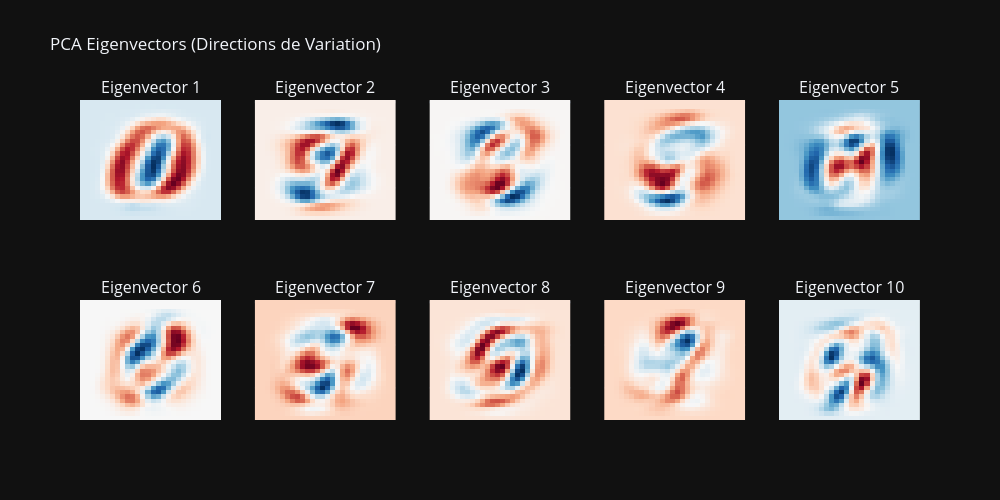

Here is the notebook cell this chart was saved with:
### Markdown cell above
## 5. Visualisation : les eigenvectors (composantes) comme images

Même logique que les centroïdes de K-means : chaque composante est un vecteur de 784 valeurs, reshape en (28, 28).

### Code cell
# Affichage des 10 premiers eigenvectors sous forme de grille
fig = make_subplots(
    rows=2, cols=5,
    subplot_titles=[f"Eigenvector {i+1}" for i in range(10)]
)

for i in range(10):
    row = i // 5 + 1
    col = i % 5 + 1
    # model.components possède la forme (n_features, n_components)
    comp_img = model.components[:, i].reshape(28, 28)
    
    # Utilisation d'une palette divergente 'RdBu' pour mettre en évidence les zones positives et négatives
    fig.add_trace(
        go.Heatmap(z=comp_img, colorscale="RdBu", showscale=False),
        row=row, col=col
    )

fig.update_layout(
    height=500, width=1000,
    title_text="PCA Eigenvectors (Directions de Variation)",
    template="plotly_dark"
)

for i in range(1, 11):
    fig.update_yaxes(autorange="reversed", showticklabels=False, row=(i-1)//5+1, col=(i-1)%5+1)
    fig.update_xaxes(showticklabels=False, row=(i-1)//5+1, col=(i-1)%5+1)

fig.show()

### Figure 1 — Plotly figure (JSON) as saved in the notebook; plotly's stock layout.template omitted (floating-point values rounded to 4 significant figures; data arrays with more than 128 entries replaced by an {"elided": "..."} marker saying what was removed)
{"data": [{"colorscale": [[0, "rgb(103,0,31)"], [0.1, "rgb(178,24,43)"], [0.2, "rgb(214,96,77)"], [0.3, "rgb(244,165,130)"], [0.4, "rgb(253,219,199)"], [0.5, "rgb(247,247,247)"], [0.6, "rgb(209,229,240)"], [0.7, "rgb(146,197,222)"], [0.8, "rgb(67,147,195)"], [0.9, "rgb(33,102,172)"], [1, "rgb(5,48,97)"]], "showscale": false, "type": "heatmap", "xaxis": "x", "yaxis": "y", "z": {"elided": "28x28 float values"}}, {"colorscale": [[0, "rgb(103,0,31)"], [0.1, "rgb(178,24,43)"], [0.2, "rgb(214,96,77)"], [0.3, "rgb(244,165,130)"], [0.4, "rgb(253,219,199)"], [0.5, "rgb(247,247,247)"], [0.6, "rgb(209,229,240)"], [0.7, "rgb(146,197,222)"], [0.8, "rgb(67,147,195)"], [0.9, "rgb(33,102,172)"], [1, "rgb(5,48,97)"]], "showscale": false, "type": "heatmap", "xaxis": "x2", "yaxis": "y2", "z": {"elided": "28x28 float values"}}, {"colorscale": [[0, "rgb(103,0,31)"], [0.1, "rgb(178,24,43)"], [0.2, "rgb(214,96,77)"], [0.3, "rgb(244,165,130)"], [0.4, "rgb(253,219,199)"], [0.5, "rgb(247,247,247)"], [0.6, "rgb(209,229,240)"], [0.7, "rgb(146,197,222)"], [0.8, "rgb(67,147,195)"], [0.9, "rgb(33,102,172)"], [1, "rgb(5,48,97)"]], "showscale": false, "type": "heatmap", "xaxis": "x3", "yaxis": "y3", "z": {"elided": "28x28 float values"}}, {"colorscale": [[0, "rgb(103,0,31)"], [0.1, "rgb(178,24,43)"], [0.2, "rgb(214,96,77)"], [0.3, "rgb(244,165,130)"], [0.4, "rgb(253,219,199)"], [0.5, "rgb(247,247,247)"], [0.6, "rgb(209,229,240)"], [0.7, "rgb(146,197,222)"], [0.8, "rgb(67,147,195)"], [0.9, "rgb(33,102,172)"], [1, "rgb(5,48,97)"]], "showscale": false, "type": "heatmap", "xaxis": "x4", "yaxis": "y4", "z": {"elided": "28x28 float values"}}, {"colorscale": [[0, "rgb(103,0,31)"], [0.1, "rgb(178,24,43)"], [0.2, "rgb(214,96,77)"], [0.3, "rgb(244,165,130)"], [0.4, "rgb(253,219,199)"], [0.5, "rgb(247,247,247)"], [0.6, "rgb(209,229,240)"], [0.7, "rgb(146,197,222)"], [0.8, "rgb(67,147,195)"], [0.9, "rgb(33,102,172)"], [1, "rgb(5,48,97)"]], "showscale": false, "type": "heatmap", "xaxis": "x5", "yaxis": "y5", "z": {"elided": "28x28 float values"}}, {"colorscale": [[0, "rgb(103,0,31)"], [0.1, "rgb(178,24,43)"], [0.2, "rgb(214,96,77)"], [0.3, "rgb(244,165,130)"], [0.4, "rgb(253,219,199)"], [0.5, "rgb(247,247,247)"], [0.6, "rgb(209,229,240)"], [0.7, "rgb(146,197,222)"], [0.8, "rgb(67,147,195)"], [0.9, "rgb(33,102,172)"], [1, "rgb(5,48,97)"]], "showscale": false, "type": "heatmap", "xaxis": "x6", "yaxis": "y6", "z": {"elided": "28x28 float values"}}, {"colorscale": [[0, "rgb(103,0,31)"], [0.1, "rgb(178,24,43)"], [0.2, "rgb(214,96,77)"], [0.3, "rgb(244,165,130)"], [0.4, "rgb(253,219,199)"], [0.5, "rgb(247,247,247)"], [0.6, "rgb(209,229,240)"], [0.7, "rgb(146,197,222)"], [0.8, "rgb(67,147,195)"], [0.9, "rgb(33,102,172)"], [1, "rgb(5,48,97)"]], "showscale": false, "type": "heatmap", "xaxis": "x7", "yaxis": "y7", "z": {"elided": "28x28 float values"}}, {"colorscale": [[0, "rgb(103,0,31)"], [0.1, "rgb(178,24,43)"], [0.2, "rgb(214,96,77)"], [0.3, "rgb(244,165,130)"], [0.4, "rgb(253,219,199)"], [0.5, "rgb(247,247,247)"], [0.6, "rgb(209,229,240)"], [0.7, "rgb(146,197,222)"], [0.8, "rgb(67,147,195)"], [0.9, "rgb(33,102,172)"], [1, "rgb(5,48,97)"]], "showscale": false, "type": "heatmap", "xaxis": "x8", "yaxis": "y8", "z": {"elided": "28x28 float values"}}, {"colorscale": [[0, "rgb(103,0,31)"], [0.1, "rgb(178,24,43)"], [0.2, "rgb(214,96,77)"], [0.3, "rgb(244,165,130)"], [0.4, "rgb(253,219,199)"], [0.5, "rgb(247,247,247)"], [0.6, "rgb(209,229,240)"], [0.7, "rgb(146,197,222)"], [0.8, "rgb(67,147,195)"], [0.9, "rgb(33,102,172)"], [1, "rgb(5,48,97)"]], "showscale": false, "type": "heatmap", "xaxis": "x9", "yaxis": "y9", "z": {"elided": "28x28 float values"}}, {"colorscale": [[0, "rgb(103,0,31)"], [0.1, "rgb(178,24,43)"], [0.2, "rgb(214,96,77)"], [0.3, "rgb(244,165,130)"], [0.4, "rgb(253,219,199)"], [0.5, "rgb(247,247,247)"], [0.6, "rgb(209,229,240)"], [0.7, "rgb(146,197,222)"], [0.8, "rgb(67,147,195)"], [0.9, "rgb(33,102,172)"], [1, "rgb(5,48,97)"]], "showscale": false, "type": "heatmap", "xaxis": "x10", "yaxis": "y10", "z": {"elided": "28x28 float values"}}], "layout": {"annotations": [{"font": {"size": 16}, "showarrow": false, "text": "Eigenvector 1", "x": 0.084, "xanchor": "center", "xref": "paper", "y": 1, "yanchor": "bottom", "yref": "paper"}, {"font": {"size": 16}, "showarrow": false, "text": "Eigenvector 2", "x": 0.292, "xanchor": "center", "xref": "paper", "y": 1, "yanchor": "bottom", "yref": "paper"}, {"font": {"size": 16}, "showarrow": false, "text": "Eigenvector 3", "x": 0.5, "xanchor": "center", "xref": "paper", "y": 1, "yanchor": "bottom", "yref": "paper"}, {"font": {"size": 16}, "showarrow": false, "text": "Eigenvector 4", "x": 0.708, "xanchor": "center", "xref": "paper", "y": 1, "yanchor": "bottom", "yref": "paper"}, {"font": {"size": 16}, "showarrow": false, "text": "Eigenvector 5", "x": 0.916, "xanchor": "center", "xref": "paper", "y": 1, "yanchor": "bottom", "yref": "paper"}, {"font": {"size": 16}, "showarrow": false, "text": "Eigenvector 6", "x": 0.084, "xanchor": "center", "xref": "paper", "y": 0.375, "yanchor": "bottom", "yref": "paper"}, {"font": {"size": 16}, "showarrow": false, "text": "Eigenvector 7", "x": 0.292, "xanchor": "center", "xref": "paper", "y": 0.375, "yanchor": "bottom", "yref": "paper"}, {"font": {"size": 16}, "showarrow": false, "text": "Eigenvector 8", "x": 0.5, "xanchor": "center", "xref": "paper", "y": 0.375, "yanchor": "bottom", "yref": "paper"}, {"font": {"size": 16}, "showarrow": false, "text": "Eigenvector 9", "x": 0.708, "xanchor": "center", "xref": "paper", "y": 0.375, "yanchor": "bottom", "yref": "paper"}, {"font": {"size": 16}, "showarrow": false, "text": "Eigenvector 10", "x": 0.916, "xanchor": "center", "xref": "paper", "y": 0.375, "yanchor": "bottom", "yref": "paper"}], "height": 500, "title": {"text": "PCA Eigenvectors (Directions de Variation)"}, "width": 1000, "xaxis": {"anchor": "y", "domain": [0, 0.168], "showticklabels": false}, "xaxis10": {"anchor": "y10", "domain": [0.832, 1], "showticklabels": false}, "xaxis2": {"anchor": "y2", "domain": [0.208, 0.376], "showticklabels": false}, "xaxis3": {"anchor": "y3", "domain": [0.416, 0.584], "showticklabels": false}, "xaxis4": {"anchor": "y4", "domain": [0.624, 0.792], "showticklabels": false}, "xaxis5": {"anchor": "y5", "domain": [0.832, 1], "showticklabels": false}, "xaxis6": {"anchor": "y6", "domain": [0, 0.168], "showticklabels": false}, "xaxis7": {"anchor": "y7", "domain": [0.208, 0.376], "showticklabels": false}, "xaxis8": {"anchor": "y8", "domain": [0.416, 0.584], "showticklabels": false}, "xaxis9": {"anchor": "y9", "domain": [0.624, 0.792], "showticklabels": false}, "yaxis": {"anchor": "x", "autorange": "reversed", "domain": [0.625, 1], "showticklabels": false}, "yaxis10": {"anchor": "x10", "autorange": "reversed", "domain": [0, 0.375], "showticklabels": false}, "yaxis2": {"anchor": "x2", "autorange": "reversed", "domain": [0.625, 1], "showticklabels": false}, "yaxis3": {"anchor": "x3", "autorange": "reversed", "domain": [0.625, 1], "showticklabels": false}, "yaxis4": {"anchor": "x4", "autorange": "reversed", "domain": [0.625, 1], "showticklabels": false}, "yaxis5": {"anchor": "x5", "autorange": "reversed", "domain": [0.625, 1], "showticklabels": false}, "yaxis6": {"anchor": "x6", "autorange": "reversed", "domain": [0, 0.375], "showticklabels": false}, "yaxis7": {"anchor": "x7", "autorange": "reversed", "domain": [0, 0.375], "showticklabels": false}, "yaxis8": {"anchor": "x8", "autorange": "reversed", "domain": [0, 0.375], "showticklabels": false}, "yaxis9": {"anchor": "x9", "autorange": "reversed", "domain": [0, 0.375], "showticklabels": false}}}
